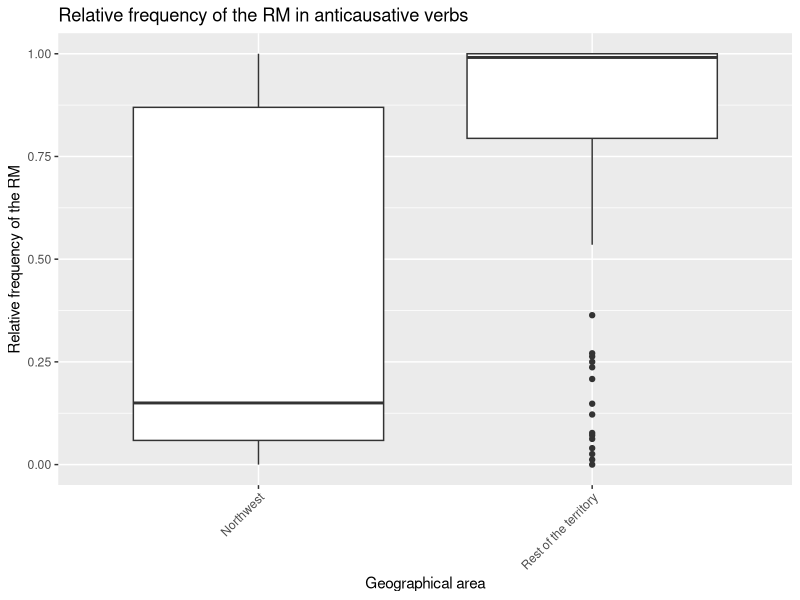
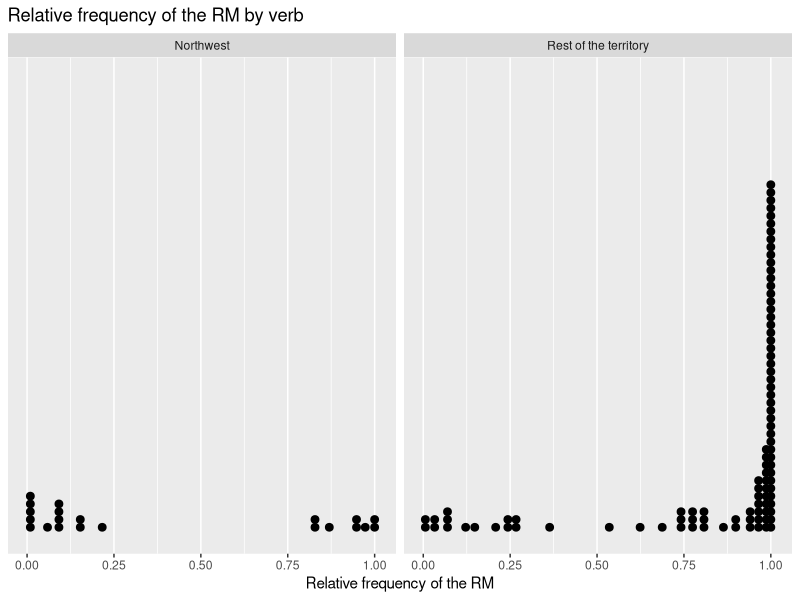
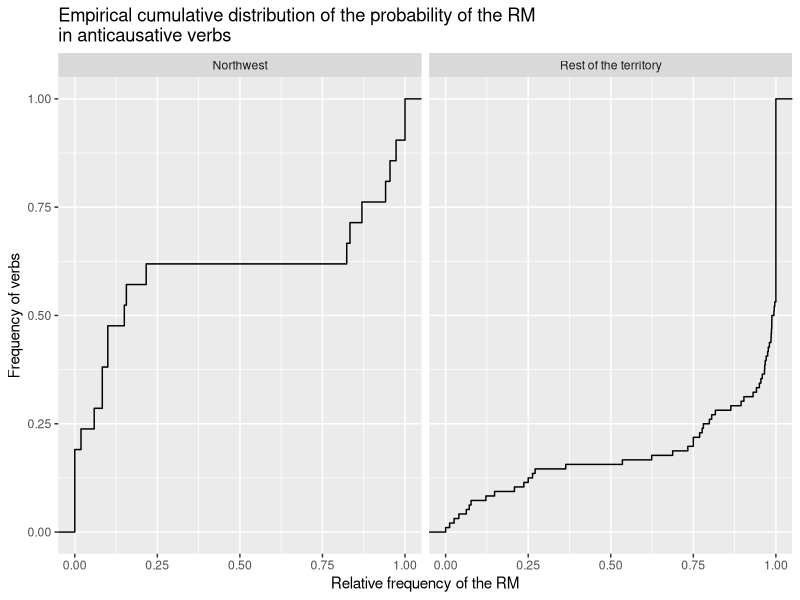
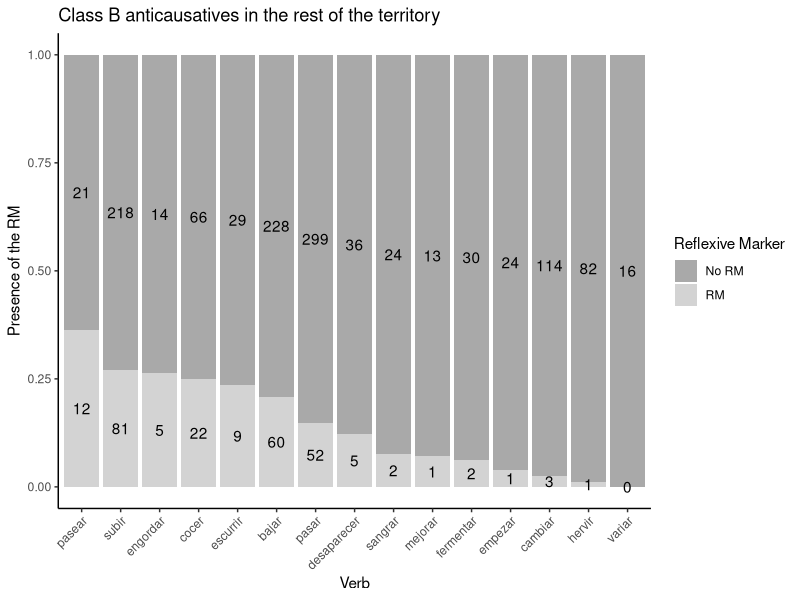
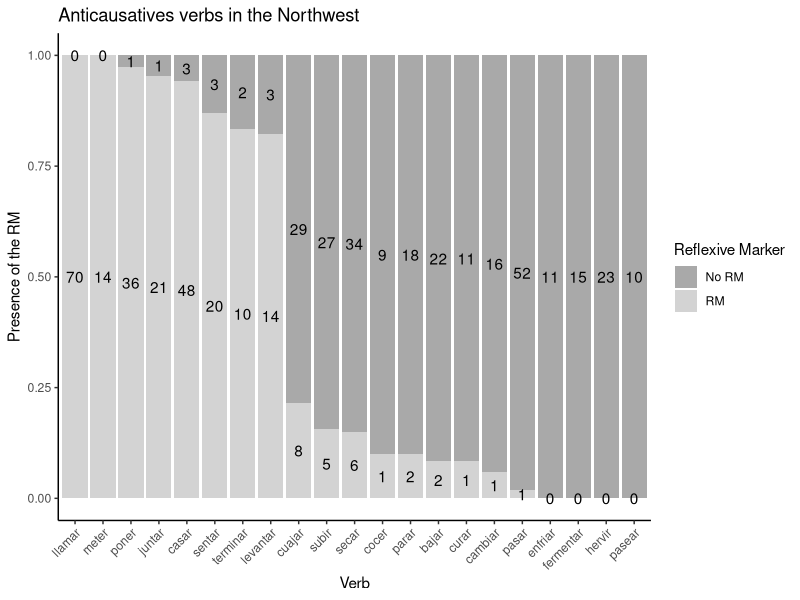
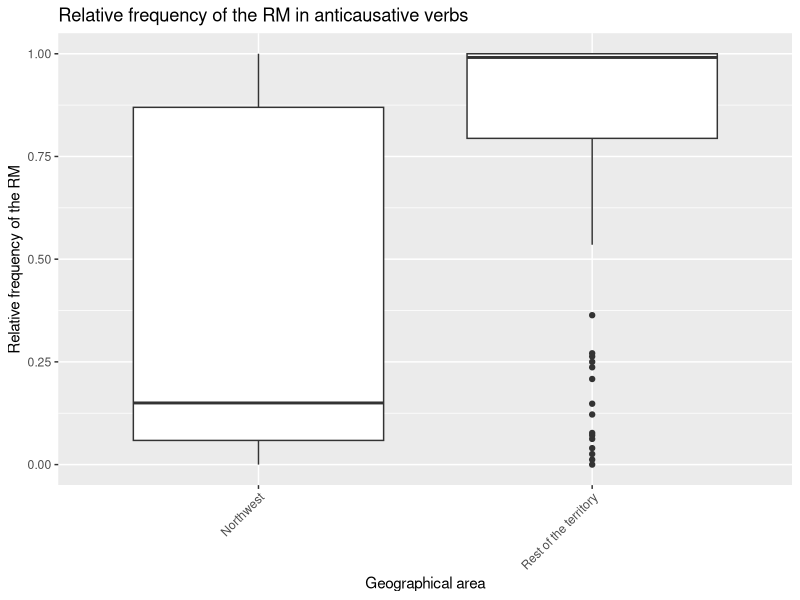
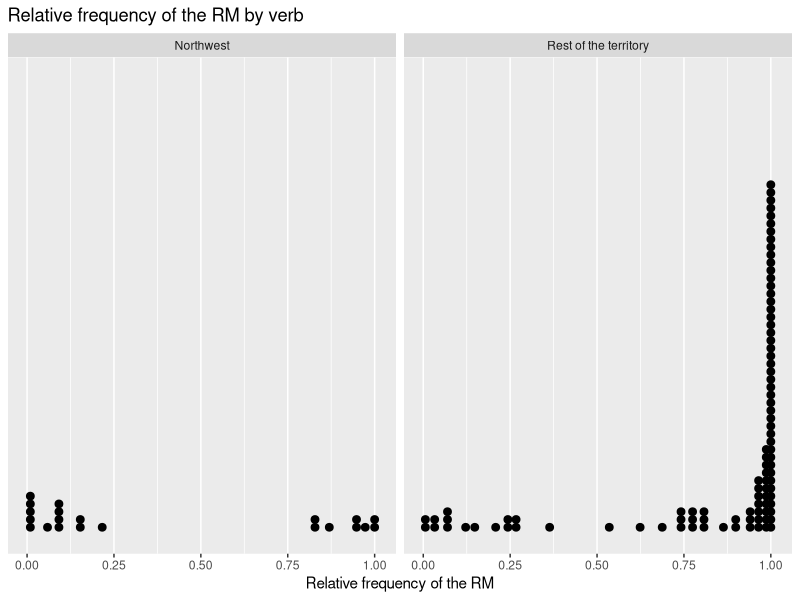
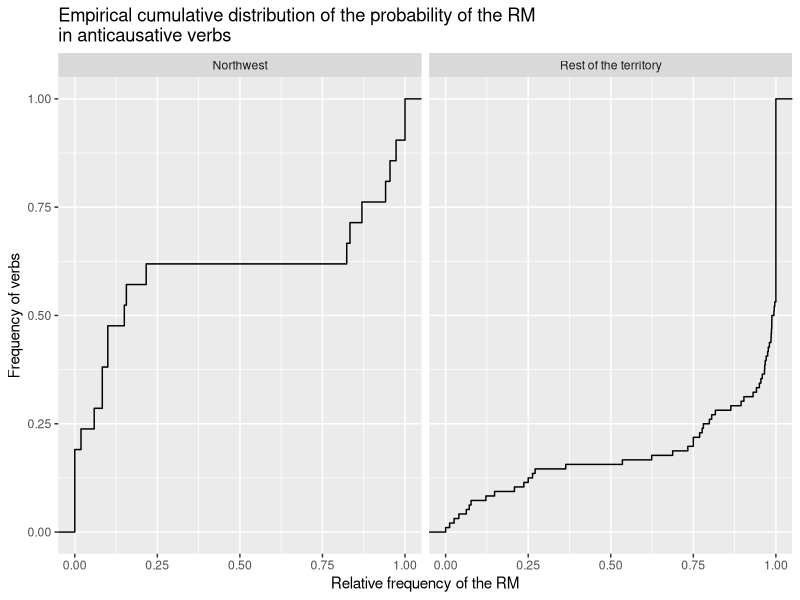

Here is the R script that generated these plots, in order:
#Carlota de Benito Moreno
#The middle voice in Ibero-Romance
#July 26th 2021
#Chapter 4
#Section 4.2

#load library
library(tidyverse)

#read table
anticausative <- read_delim("Subtabla_anticausativos2019.csv", delim=";")

#create table with frequencies by verb and region
anticausative_freqRM <- anticausative %>%
  group_by(Area_dialectal, Verbo) %>%
  count(Pron_reflexivo) %>%
  spread(Pron_reflexivo, n) %>%
  mutate_if(is.numeric, ~(ifelse(is.na(.), 0, .))) %>%
  rename(RM = Si, No_RM = No) %>%
  mutate(Total = RM + No_RM, RM_prob = RM/Total) %>%
  filter(Total > 9) %>%
  ungroup() %>% 
  mutate(Area_dialectal = ifelse(Area_dialectal == "Noroeste", "Northwest", "Rest of the territory"))


#create boxplot
ggplot(anticausative_freqRM, aes(x=Area_dialectal, y=RM_prob)) + 
  geom_boxplot() +
  labs(title="Relative frequency of the RM in anticausative verbs", x="Geographical area", y="Relative frequency of the RM") + 
  theme(axis.text.x = element_text(angle = 45, hjust = 1)) + 
  ylim(0,1)
#summary statistics: see line 64 & 118
#number of verbs: see line 66 & 120

#save plot
ggsave("anticausative_boxplot.png", width = 7, height = 4) #saves the last plot


#create dotplot
ggplot(anticausative_freqRM, aes(x=RM_prob)) + 
  geom_dotplot(binwidth=0.0224) + 
  scale_y_continuous(NULL, breaks = NULL) +
  labs(title="Relative frequency of the RM by verb", x="Relative frequency of the RM") +
  facet_wrap(c("Area_dialectal"))

#save plot
ggsave("anticausative_dotplot.png", width = 7, height = 4.5) #saves the last plot

#Plot ecdf (empirical cumulative distribution)
ggplot(anticausative_freqRM, aes(RM_prob)) + stat_ecdf(geom = "step") +
  labs(title="Empirical cumulative distribution of the probability of the RM \nin anticausative verbs", x="Relative frequency of the RM", y="Frequency of verbs") + 
  facet_wrap(c("Area_dialectal"))

#save plot
ggsave("anticausative_rest_ecdf.png", width = 7, height = 4.5) #saves the last plot


#Section 4.2.1 (Rest of the territory)
#clean table: only rest of the territory
anticausative_freqRM_resto <- anticausative_freqRM %>%
  filter(Area_dialectal == "Rest of the territory")

#summary statistics (reported in section 4.2)
summary(anticausative_freqRM_resto$RM_prob)
#number of verbs (reported in section 4.2)
nrow(anticausative_freqRM_resto)

#"Group A" verbs (RM less than 40%)
##generate table
anticausative_freqRM_resto_grupoA <- anticausative_freqRM_resto %>%
  filter(RM_prob >= 0.4) %>%
  gather(Pron_reflexivo, casos, RM, No_RM) %>%
  arrange(RM_prob)

##check unique verbs
anticausative_freqRM_resto_grupoA %>% 
  distinct(Verbo) %>% 
  print(n = Inf)

#"Group B" verbs (RM more than 40%)
##arrange verbs by probability
anticausative_freqRM_resto_grupoB <- anticausative_freqRM_resto %>%
  arrange(desc(RM_prob))
##order column according to that arrangement
anticausative_freqRM_resto_grupoB_verbos <- anticausative_freqRM_resto_grupoB$Verbo
anticausative_freqRM_resto_grupoB$Verbo <- factor(anticausative_freqRM_resto_grupoB$Verbo, levels = anticausative_freqRM_resto_grupoB_verbos) 

##create table
anticausative_freqRM_resto_grupoB <- anticausative_freqRM_resto_grupoB %>%
  filter(RM_prob < 0.5) %>%
  gather(Pron_reflexivo, casos, RM, No_RM) %>%
  arrange(desc(RM_prob)) %>%
  mutate(Pron_reflexivo = replace(Pron_reflexivo, Pron_reflexivo == "No_RM", "No RM")) 

##check unique verbs
anticausative_freqRM_resto_grupoB %>% 
  distinct(Verbo) %>% 
  print(n = Inf)

##create plot 
ggplot(anticausative_freqRM_resto_grupoB, aes(x=Verbo, y=casos, group=Pron_reflexivo)) + 
  geom_col(aes(fill=Pron_reflexivo), position = "fill") + 
  labs(title="Class B anticausatives in the rest of the territory", x="Verb", y="Presence of the RM", fill="Reflexive Marker") +
  geom_text(aes(label = casos), position = position_fill(vjust = .5)) + 
  theme_classic() +
  scale_fill_manual(values=c('darkgrey','lightgray')) + 
  theme(axis.text.x = element_text(angle = 45, hjust = 1))
##save plot
ggsave("anticausative_verbos_resto_grupoB.png", height = 4) #saves the last plot


#Section 4.2.2

#clean table: only Northwest
anticausative_freqRM_NW <- anticausative_freqRM %>%
  filter(Area_dialectal == "Northwest")
#summary statistics (reported in section 4.2)
summary(anticausative_freqRM_NW$RM_prob)
#number of verbs (reported in section 4.2)
nrow(anticausative_freqRM_NW)

##arrange verbs by probability
anticausative_freqRM_NW_all <- anticausative_freqRM_NW %>%
  arrange(desc(RM_prob))
##order column according to that arrangement
anticausative_freqRM_NW_all_verbos <- anticausative_freqRM_NW_all$Verbo
anticausative_freqRM_NW_all$Verbo <- factor(anticausative_freqRM_NW_all$Verbo, levels = anticausative_freqRM_NW_all_verbos) 

##create table
anticausative_freqRM_NW_all <- anticausative_freqRM_NW_all %>%
  gather(Pron_reflexivo, casos, RM, No_RM) %>%
  arrange(desc(RM_prob)) %>%
  mutate(Pron_reflexivo = replace(Pron_reflexivo, Pron_reflexivo == "No_RM", "No RM"))

##create plot
ggplot(anticausative_freqRM_NW_all, aes(x=Verbo,y=casos, group=Pron_reflexivo)) + geom_col(aes(fill=Pron_reflexivo), position = "fill") + 
  labs(title="Anticausatives verbs in the Northwest", x="Verb", y="Presence of the RM", fill="Reflexive Marker") +
  geom_text(aes(label = casos), position = position_fill(vjust = .5)) + theme_classic() +scale_fill_manual(values=c('darkgrey','lightgray')) + 
  theme(axis.text.x = element_text(angle = 45, hjust = 1))

##save plot
ggsave("anticausative_verbos_NW_all.png", height = 4) #saves the last plot

#Comparison of verbs by area
##create table with proportion of RM by verb and area
anticausative_freqRM_comparison <- anticausative_freqRM %>%
  mutate(RM_prob = round(RM_prob*100, 1)) %>% 
  select(Area_dialectal, Verbo, RM_prob) %>% 
  spread(Area_dialectal, RM_prob) %>% 
  filter(!is.na(Northwest)) %>% 
  mutate(Northwest = str_c(Northwest, "%"), 
         `Rest of the territory` = str_c(`Rest of the territory`, "%"))
##number of verbs considered
nrow(anticausative_freqRM_comparison)

##write table
write_delim(anticausative_freqRM_comparison, "anticausative_freqRM_comparison.csv", delim = "\t")

